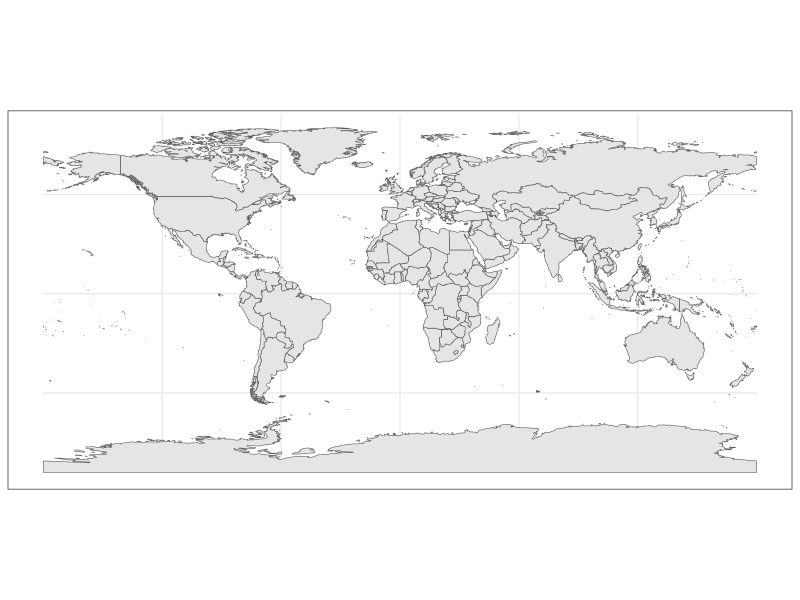
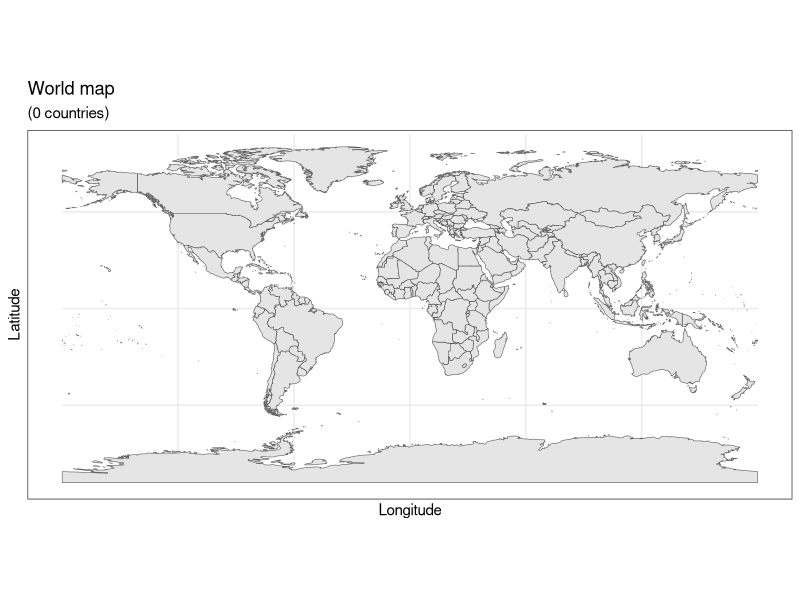
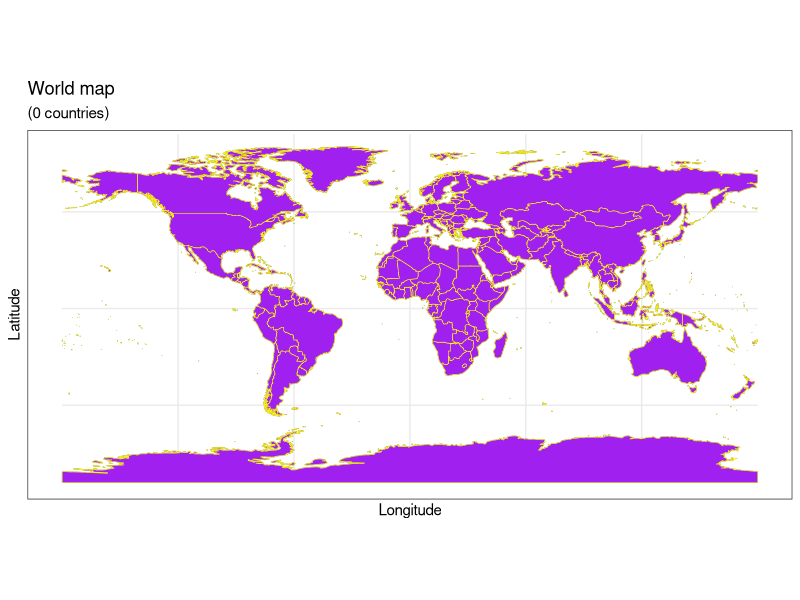
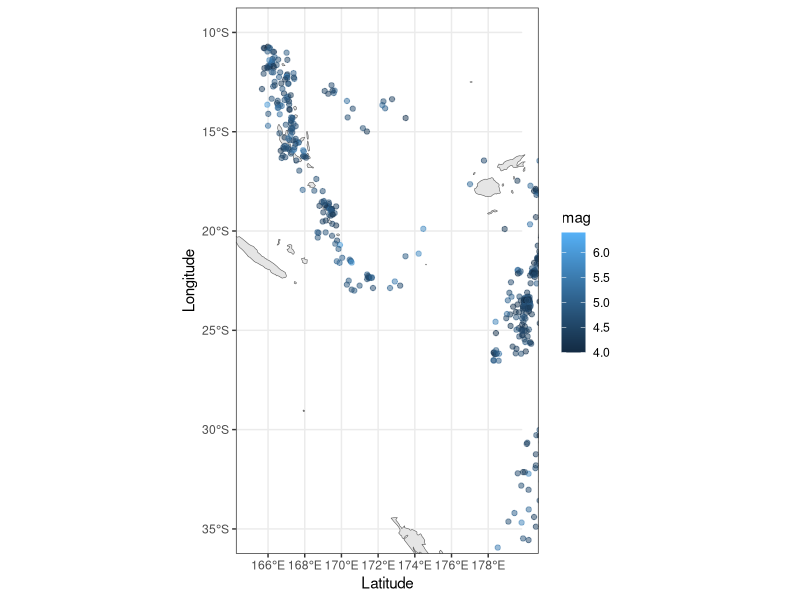
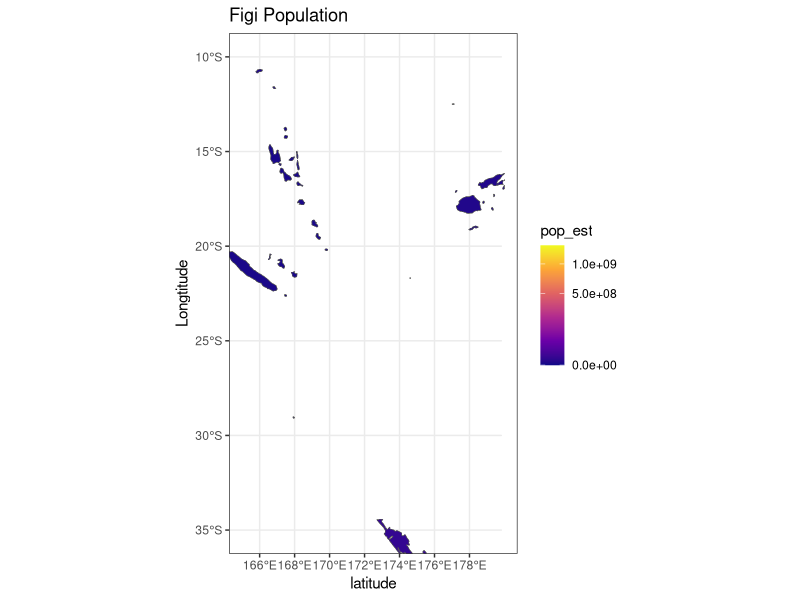
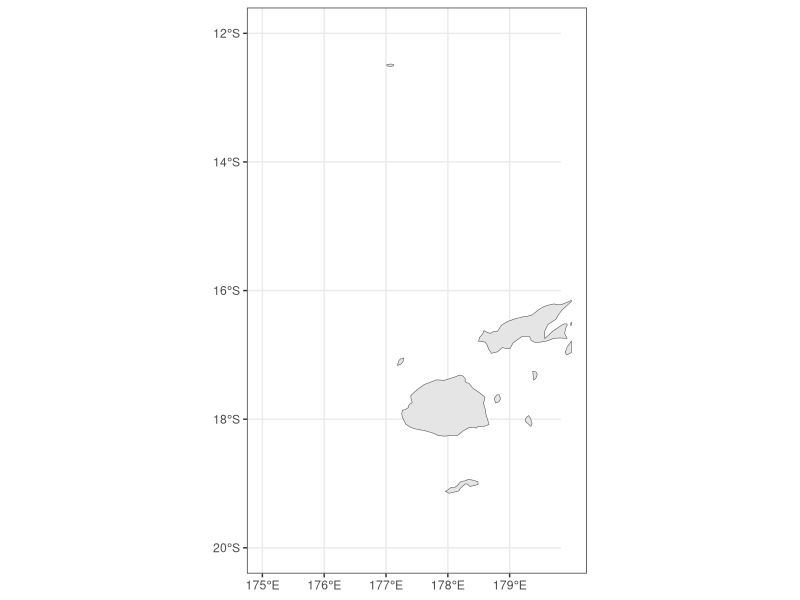
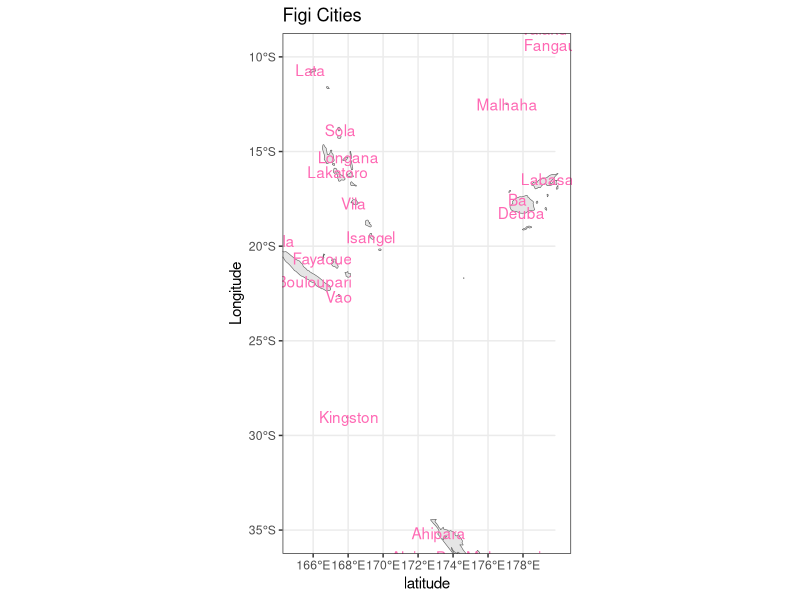

Write R code to recreate these figures, in order.
## ---- chunk 1
knitr::opts_chunk$set(echo = TRUE)
library("ggplot2")
library("rnaturalearth")
library("sf")
library("rnaturalearthdata")
library("maps")
## ---- chunk 2

theme_set(theme_bw())

world <-ne_countries(scale = "medium", returnclass = "sf")
class(world)
ggplot(data=world) +
  geom_sf()
## ---- chunk 3
ggplot(data = world) +
    geom_sf() +
    xlab("Longitude") + ylab("Latitude") +
    ggtitle("World map", subtitle = paste0("(", length(unique(world$NAME)), " countries)"))
## ---- chunk 4
ggplot(data = world) +
    geom_sf() +
    xlab("Longitude") + ylab("Latitude") +
    ggtitle("World map", subtitle = paste0("(", length(unique(world$NAME)), " countries)")) +
    geom_sf(color = "yellow", fill = "purple")
## ---- chunk 5
world<-ne_countries(scale="medium", returnclass="sf")
basefiji<-ggplot(data=world)+geom_sf()+xlab("Latitude") +ylab("Longitude")+
  coord_sf(xlim=c(165,180),ylim=c(-35,-10), expand=TRUE)
data("quakes")
basefiji+geom_point(data=quakes,
                    mapping=aes(x=long,y=lat,
                                color=mag),
                    alpha=0.50)
## ---- chunk 6
world<-ne_countries(scale="medium",returnclass="sf")

basefiji<-ggplot(data=world)+geom_sf()+xlab("latitude")+ylab("Longtitude")+
  ggtitle("Fiji")+ ggtitle("Figi Population")
  coord_sf(xlim=c(165,180),ylim=c(-35,-10),expand=TRUE)

basefiji+geom_sf(aes(fill=pop_est))+scale_fill_viridis_c(option="plasma",
                                                         trans="sqrt")+coord_sf(xlim=c(165,180),ylim=c(-35,-10), expand= TRUE)
## ---- chunk 7

world<-ne_countries(scale="medium",returnclass="sf")

ggplot(data=world)+
  geom_sf()+
  coord_sf(xlim=c(175,180), ylim=c(-20,-12), expand=TRUE)

world<-ne_countries(scale="medium",returnclass="sf")

basefiji<-ggplot(data=world)+geom_sf()+xlab("latitude")+ylab("Longitude")+ggtitle("Figi Cities")+coord_sf(xlim=c(165,180),ylim=c(-35,-10),expand=TRUE)

data("world.cities")
basefiji+geom_text(data=world.cities,
                   mapping=aes(x=long,y=lat,label=name),
                   color="hotpink",frontface="plain",check_overlap=TRUE)
